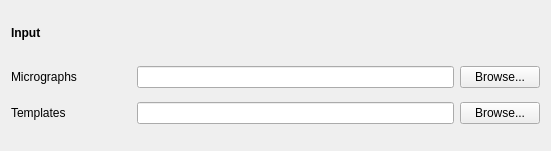
   <widget class="QWidget" name="gridLayoutWidget_3">
    <property name="geometry">
     <rect>
      <x>320</x>
      <y>10</y>
      <width>551</width>
      <height>151</height>
     </rect>
    </property>
    <layout class="QGridLayout" name="browseLayout">
     <item row="2" column="1">
      <widget class="QLineEdit" name="templatesBox">
       <property name="sizePolicy">
        <sizepolicy hsizetype="Preferred" vsizetype="Maximum">
         <horstretch>0</horstretch>
         <verstretch>0</verstretch>
        </sizepolicy>
       </property>
       <property name="minimumSize">
        <size>
         <width>200</width>
         <height>20</height>
        </size>
       </property>
      </widget>
     </item>
     <item row="2" column="0">
      <widget class="QLabel" name="templateLabel">
       <property name="sizePolicy">
        <sizepolicy hsizetype="Maximum" vsizetype="Maximum">
         <horstretch>0</horstretch>
         <verstretch>45</verstretch>
        </sizepolicy>
       </property>
       <property name="minimumSize">
        <size>
         <width>120</width>
         <height>30</height>
        </size>
       </property>
       <property name="text">
        <string>Templates</string>
       </property>
      </widget>
     </item>
     <item row="1" column="2">
      <widget class="QPushButton" name="micrographsBrowseButton">
       <property name="sizePolicy">
        <sizepolicy hsizetype="Maximum" vsizetype="Maximum">
         <horstretch>0</horstretch>
         <verstretch>0</verstretch>
        </sizepolicy>
       </property>
       <property name="minimumSize">
        <size>
         <width>0</width>
         <height>20</height>
        </size>
       </property>
       <property name="text">
        <string>Browse...</string>
       </property>
      </widget>
     </item>
     <item row="2" column="2">
      <widget class="QPushButton" name="templateBrowseButton">
       <property name="sizePolicy">
        <sizepolicy hsizetype="Maximum" vsizetype="Maximum">
         <horstretch>0</horstretch>
         <verstretch>0</verstretch>
        </sizepolicy>
       </property>
       <property name="minimumSize">
        <size>
         <width>0</width>
         <height>20</height>
        </size>
       </property>
       <property name="text">
        <string>Browse...</string>
       </property>
      </widget>
     </item>
     <item row="1" column="0">
      <widget class="QLabel" name="micrographsLabel">
       <property name="sizePolicy">
        <sizepolicy hsizetype="Maximum" vsizetype="Maximum">
         <horstretch>0</horstretch>
         <verstretch>45</verstretch>
        </sizepolicy>
       </property>
       <property name="minimumSize">
        <size>
         <width>120</width>
         <height>30</height>
        </size>
       </property>
       <property name="text">
        <string>Micrographs</string>
       </property>
      </widget>
     </item>
     <item row="3" column="1">
      <spacer name="browseVSpacerBottom">
       <property name="orientation">
        <enum>Qt::Vertical</enum>
       </property>
       <property name="sizeHint" stdset="0">
        <size>
         <width>20</width>
         <height>40</height>
        </size>
       </property>
      </spacer>
     </item>
     <item row="1" column="1">
      <widget class="QLineEdit" name="micrographsBox">
       <property name="sizePolicy">
        <sizepolicy hsizetype="Preferred" vsizetype="Maximum">
         <horstretch>0</horstretch>
         <verstretch>0</verstretch>
        </sizepolicy>
       </property>
       <property name="minimumSize">
        <size>
         <width>200</width>
         <height>20</height>
        </size>
       </property>
      </widget>
     </item>
     <item row="0" column="1">
      <spacer name="browseVSpacerTop">
       <property name="orientation">
        <enum>Qt::Vertical</enum>
       </property>
       <property name="sizeHint" stdset="0">
        <size>
         <width>20</width>
         <height>40</height>
        </size>
       </property>
      </spacer>
     </item>
     <item row="0" column="0">
      <widget class="QLabel" name="inputLabel">
       <property name="sizePolicy">
        <sizepolicy hsizetype="Maximum" vsizetype="Maximum">
         <horstretch>100</horstretch>
         <verstretch>45</verstretch>
        </sizepolicy>
       </property>
       <property name="minimumSize">
        <size>
         <width>120</width>
         <height>45</height>
        </size>
       </property>
       <property name="text">
        <string>&lt;html&gt;&lt;head/&gt;&lt;body&gt;&lt;p&gt;&lt;span style=&quot; font-weight:600;&quot;&gt;Input&lt;/span&gt;&lt;/p&gt;&lt;/body&gt;&lt;/html&gt;</string>
       </property>
      </widget>
     </item>
    </layout>
   </widget>
